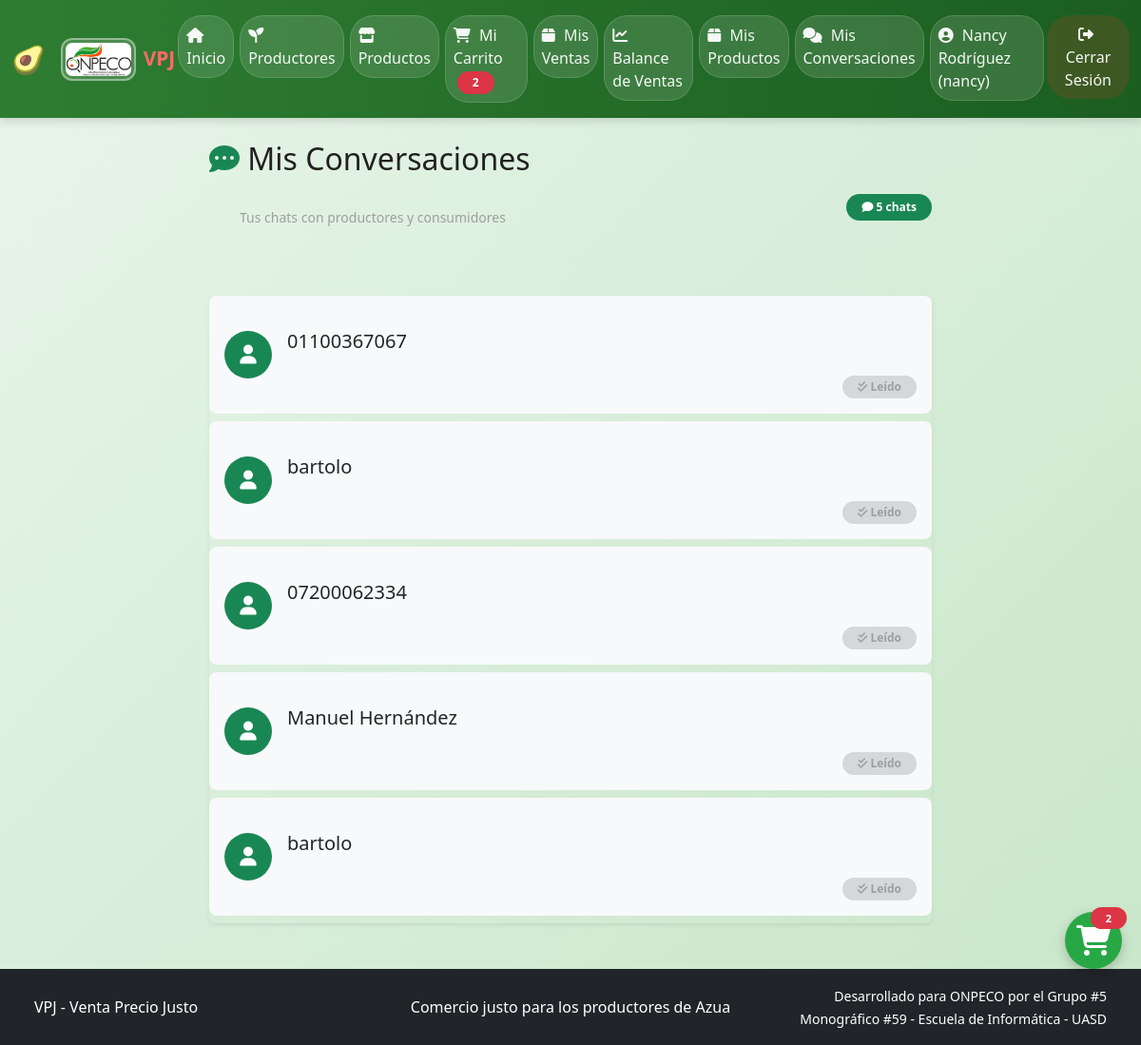
The app's page /chat/mis-chats/ (signed in) with its own data.
### apps/users/models.py (models this page shows, shortened)
class User(AbstractUser):
    ROLES = (
        ('productor', 'Productor'),
        ('consumidor', 'Consumidor'),
        ('suplidor', 'Suplidor'),
        ('regulador', 'Regulador'),
        ('acopio', 'Centro de Acopio'),
    )
    NIVELES_REPUTACION = (
        ('excelente', '🌟 Excelente - Productor ejemplar'),
        ('bueno', '👍 Bueno - Cumple con lo pactado'),
        ('regular', '⚠️ Regular - Presenta quejas ocasionales'),
        ('malo', '👎 Malo - Múltiples quejas justificadas'),
        ('critico', '🚨 Crítico - Riesgo para consumidores'),
    )
    role = models.CharField(
        max_length=20,
        choices=ROLES,
        default='consumidor',
        help_text="Rol del usuario en el sistema VPJ"
    )
    phone = models.CharField(
        max_length=15,
        blank=True,
        null=True,
        help_text="Número de teléfono del usuario"
    )
    address = models.TextField(
        blank=True,
        null=True,
        help_text="Dirección física del usuario o negocio"
    )
    business_name = models.CharField(
        max_length=100,
        blank=True,
        null=True,
        help_text="Nombre del negocio o finca (para productores/suplidores)"
    )
    is_approved = models.BooleanField(
        default=False,
        help_text="Indica si el productor/suplidor ha sido aprobado por ONPECO"
    )
    is_profile_public = models.BooleanField(
        default=True,
        help_text="Si es True, el perfil público es visible para todos. Si es False, solo el productor y ONPECO pueden verlo."
    )
    reputacion_actual = models.CharField(
        max_length=20,
        choices=NIVELES_REPUTACION,
        default='bueno',
        blank=True,
        null=True,
        help_text="Nivel de reputación asignado por ONPECO"
    )
    must_change_password = models.BooleanField(
        default=False,
        help_text="Indica si el usuario debe cambiar su contraseña al iniciar sesión (contraseña temporal)"
    )
    def get_full_name(self):
        if self.first_name and self.last_name:
            return f"{self.first_name} {self.last_name}"
        elif self.first_name:
            return self.first_name
        elif self.last_name:
            return self.last_name
        return self.username  # Si no tiene nombre, muestra la cédula
    def get_display_name(self):
        nombre = self.get_full_name()
        if nombre != self.username:
            return f"{nombre} ({self.username})"
        return self.username

### apps/cart/models.py (models this page shows, shortened)
class Cart(models.Model):
    user = models.OneToOneField(
        settings.AUTH_USER_MODEL,
        on_delete=models.CASCADE,
        related_name='cart',
        help_text="Usuario dueño del carrito"
    )
    created_at = models.DateTimeField(
        auto_now_add=True,
        help_text="Fecha de creación del carrito"
    )
    updated_at = models.DateTimeField(
        auto_now=True,
        help_text="Fecha de última actualización del carrito"
    )
    def get_total_items(self):
        return sum(item.quantity for item in self.items.all())
    class Meta:
        verbose_name = "Carrito"
        verbose_name_plural = "Carritos"

class CartItem(models.Model):
    cart = models.ForeignKey(
        Cart,
        on_delete=models.CASCADE,
        related_name='items',
        help_text="Carrito al que pertenece este item"
    )
    product = models.ForeignKey(
        Product,
        on_delete=models.CASCADE,
        help_text="Producto agregado al carrito"
    )
    quantity = models.PositiveIntegerField(
        default=1,
        help_text="Cantidad de unidades del producto"
    )
    added_at = models.DateTimeField(
        auto_now_add=True,
        help_text="Fecha y hora en que se agregó al carrito"
    )
    class Meta:
        verbose_name = "Item del carrito"
        verbose_name_plural = "Items del carrito"
        unique_together = ['cart', 'product']  # Un producto no puede estar dos veces

### apps/chat/views.py (the view)
# urls.py: path('mis-chats/', views.mis_chats, name='mis_chats'),
@login_required
def mis_chats(request):
    if request.user.role == 'productor':
        chats = ChatRoom.objects.filter(productor=request.user).order_by('-updated_at')
    elif request.user.role == 'consumidor':
        chats = ChatRoom.objects.filter(consumidor=request.user).order_by('-updated_at')
    else:
        chats = ChatRoom.objects.filter(
            models.Q(productor=request.user) | models.Q(consumidor=request.user)
        ).order_by('-updated_at')
    if request.user.role in ['productor', 'suplidor']:
        chats_filtrados = []
        for chat in chats:
            otro_usuario = chat.productor if chat.consumidor == request.user else chat.consumidor
            if otro_usuario.role in ['productor', 'suplidor']:
                if not request.user.tiene_productos_comunes_con(otro_usuario):
                    chats_filtrados.append(chat)
            else:
                chats_filtrados.append(chat)
        chats = chats_filtrados
    conversaciones = []
    for chat in chats:
        otro_usuario = chat.productor if chat.consumidor == request.user else chat.consumidor
        no_leidos = ChatMessage.objects.filter(
            room=chat,
            is_read=False
        ).exclude(sender=request.user).count()
        ultimo_mensaje = ChatMessage.objects.filter(room=chat).order_by('-created_at').first()
        conversaciones.append({
            'id': chat.id,
            'other_user': otro_usuario,
            'ultimo_mensaje': ultimo_mensaje,
            'mensajes_no_leidos': no_leidos,
        })
    context = {
        'conversaciones': conversaciones,
        'total_chats': len(conversaciones),
    }
    return render(request, 'chat/lista_conversaciones.html', context)

### templates/chat/lista_conversaciones.html (shortened to what this page needs)
{% extends 'base/base.html' %}
{% load static %}
{% block content %}
<div class="container mt-4">
    <div class="row">
        <div class="col-md-8 mx-auto">
            <div class="d-flex justify-content-between align-items-center mb-4">
                <div>
                    <h2 class="mb-0">
                        <i class="fas fa-comment-dots text-success"></i> Mis Conversaciones
                    </h2>
                    <p class="text-muted small">Tus chats con productores y consumidores</p>
                </div>
                <span class="badge bg-success rounded-pill p-2 px-3">
                    <i class="fas fa-comment"></i> {{ conversaciones|length }} chats
                </span>
            </div>
            {% if conversaciones %}
                <div class="list-group shadow-sm">
                    {% for conv in conversaciones %}
                        <a href="{% url 'chat:detalle_conversacion' conv.id %}"
                           class="list-group-item list-group-item-action p-3 mb-2 rounded-3 border-0 {% if conv.mensajes_no_leidos > 0 %}bg-success bg-opacity-10{% else %}bg-light{% endif %}">
                            <div class="d-flex align-items-center">
                                <div class="flex-shrink-0 me-3">
                                    <div class="rounded-circle bg-success d-flex align-items-center justify-content-center"
                                         style="width: 50px; height: 50px;">
                                        <i class="fas fa-user text-white" style="font-size: 20px;"></i>
                                    </div>
                                </div>
                                <div class="flex-grow-1">
                                    <div class="d-flex justify-content-between align-items-center">
                                        <h5 class="mb-0">
                                            {{ conv.other_user.get_full_name|default:conv.other_user.username }}
                                        </h5>
                                        <small class="text-muted">
                                        </small>
                                    </div>
                                    <div class="d-flex justify-content-between align-items-center mt-1">
                                        {% if conv.mensajes_no_leidos > 0 %}
                                            <span class="badge bg-danger rounded-pill">
                                                {{ conv.mensajes_no_leidos }} nuevo{{ conv.mensajes_no_leidos|pluralize }}
                                            </span>
                                        {% else %}
                                            <span class="badge bg-secondary bg-opacity-25 text-muted rounded-pill">
                                                <i class="fas fa-check-double"></i> Leído
                                            </span>
                                        {% endif %}
                                    </div>
                                </div>
                            </div>
                        </a>
                    {% endfor %}
                </div>
            {% endif %}
        </div>
    </div>
</div>
{% endblock %}

### templates/base/base.html (shortened to what this page needs)
<!DOCTYPE html>
<html lang="es">
<head>
    {% load static %}
    <link href="https://cdn.jsdelivr.net/npm/bootstrap@5.3.0/dist/css/bootstrap.min.css" rel="stylesheet">
    <link rel="stylesheet" href="https://cdnjs.cloudflare.com/ajax/libs/font-awesome/6.4.0/css/all.min.css">
    <link rel="stylesheet" href="{% static 'css/style.css' %}">
</head>
<body>
    <nav class="navbar navbar-expand-lg navbar-dark bg-success">
        <div class="container">
            <a class="navbar-brand" href="{% url 'inicio' %}">
                <a href="https://onpeco.org/" target="_blank" title="Visitar sitio oficial de ONPECO" style="text-decoration: none; display: flex; align-items: center;">
                    <img src="/media/logo_onpeco.png" alt="ONPECO" height="45" class="d-inline-block align-top me-2" style="border-radius: 12px; border: 2px solid rgba(255,255,255,0.4); padding: 3px; background: rgba(255,255,255,0.15); object-fit: cover;">
                </a>
                <span style="font-size: 1.3rem; font-weight: 700; white-space: nowrap; color: #FF6B6B; cursor: pointer;"
                      data-bs-toggle="modal"
                      data-bs-target="#modalVPJ"
                      title="Haz clic para conocer más sobre VPJ">
                    VPJ
                </span>
            </a>
            <div class="collapse navbar-collapse" id="navbarNav">
                <ul class="navbar-nav ms-auto">
                    <li class="nav-item">
                        <a class="nav-link" href="{% url 'inicio' %}">
                            <i class="fas fa-home"></i> Inicio
                        </a>
                    </li>
                    <li class="nav-item">
                        <a class="nav-link" href="{% url 'users:lista_productores_publicos' %}">
                            <i class="fas fa-seedling"></i> Productores
                        </a>
                    </li>
                    {% if user.is_authenticated %}
                        <li class="nav-item">
                            <a class="nav-link" href="{% url 'marketplace:lista_productos' %}">
                                <i class="fas fa-store"></i> Productos
                            </a>
                        </li>
                        {% if user.is_authenticated and user.role != 'regulador' and user.role != 'acopio' %}
                        <li class="nav-item">
                            <a class="nav-link" href="{% url 'cart:ver_carrito' %}">
                                <i class="fas fa-shopping-cart"></i> Mi Carrito
                                {% if user.cart.get_total_items > 0 %}
                                <span class="badge bg-danger ms-1">{{ user.cart.get_total_items }}</span>
                                {% endif %}
                            </a>
                        </li>
                        {% endif %}
                        {% if user.role == 'productor' or user.role == 'suplidor' %}
                        <li class="nav-item">
                            <a class="nav-link" href="{% url 'cart:mis_ventas' %}">
                                <i class="fas fa-box"></i> Mis Ventas
                            </a>
                        </li>
                        {% endif %}
                        {% if user.role == 'productor' or user.role == 'suplidor' %}
                        <li class="nav-item">
                            <a class="nav-link" href="{% url 'cart:balance_ventas' %}">
                                <i class="fas fa-chart-line"></i> Balance de Ventas
                            </a>
                        </li>
                        {% endif %}
                        {% if user.role == 'productor' or user.role == 'suplidor' %}
                        <li class="nav-item">
                            <a class="nav-link" href="{% url 'marketplace:mis_productos' %}">
                                <i class="fas fa-box"></i> Mis Productos
                            </a>
                        </li>
                        {% endif %}
                        <li class="nav-item">
                            <a class="nav-link" href="{% url 'chat:mis_chats' %}">
                                <i class="fas fa-comments"></i> Mis Conversaciones
                            </a>
                        </li>
                        <li class="nav-item">
                            <a class="nav-link" href="{% url 'users:perfil' %}">
                                <i class="fas fa-user-circle"></i>
                                {% if user.role == 'regulador' %}
                                    Regulador
                                {% else %}
                                    {{ user.get_display_name }}
                                {% endif %}
                            </a>
                        </li>
                        <li class="nav-item">
                            <form action="{% url 'logout' %}" method="post" style="display: inline;">
                                <button type="submit" class="btn btn-link nav-link" style="border: none; background: none; color: white; text-decoration: none; border-radius: 25px; padding: 8px 18px; margin: 0; cursor: pointer; width: auto;">
                                    <i class="fas fa-sign-out-alt"></i> Cerrar Sesión
                                </button>
                            </form>
                        </li>
                    {% endif %}
                </ul>
            </div>
        </div>
    </nav>
    <main class="container my-4">
        {% block content %}
        {% endblock %}
    </main>
    <footer class="bg-dark text-white text-center py-3 mt-5">
        <div class="container">
            <div class="row align-items-center">
                <div class="col-md-4 text-center text-md-start">
                    <span>VPJ - Venta Precio Justo</span>
                </div>
                <div class="col-md-4 text-center">
                    <p class="mb-0">Comercio justo para los productores de Azua</p>
                </div>
                <div class="col-md-4 text-center text-md-end">
                    <small>Desarrollado para ONPECO por el Grupo #5<br>Monográfico #59 - Escuela de Informática - UASD</small>
                </div>
            </div>
        </div>
    </footer>
    {% if user.is_authenticated and user.role != 'regulador' and user.role != 'acopio' %}
        <a href="{% url 'cart:ver_carrito' %}" class="cart-float-btn" title="Ver mi carrito">
            <i class="fas fa-shopping-cart fa-2x"></i>
            {% if user.cart.get_total_items > 0 %}
            <span class="badge bg-danger rounded-pill" style="position: absolute; top: -5px; right: -5px; font-size: 11px;">
                {{ user.cart.get_total_items }}
            </span>
            {% endif %}
        </a>
    {% endif %}
</body>
</html>

### records on screen
User: cart.get_total_items "2", get_display_name "Nancy Rodríguez (nancy)"
User: other_user.get_full_name "01100367067"
User: other_user.get_full_name "bartolo"
User: other_user.get_full_name "07200062334"
User: other_user.get_full_name "Manuel Hernández"

### other values on screen
{{ conversaciones|length }} "5"
